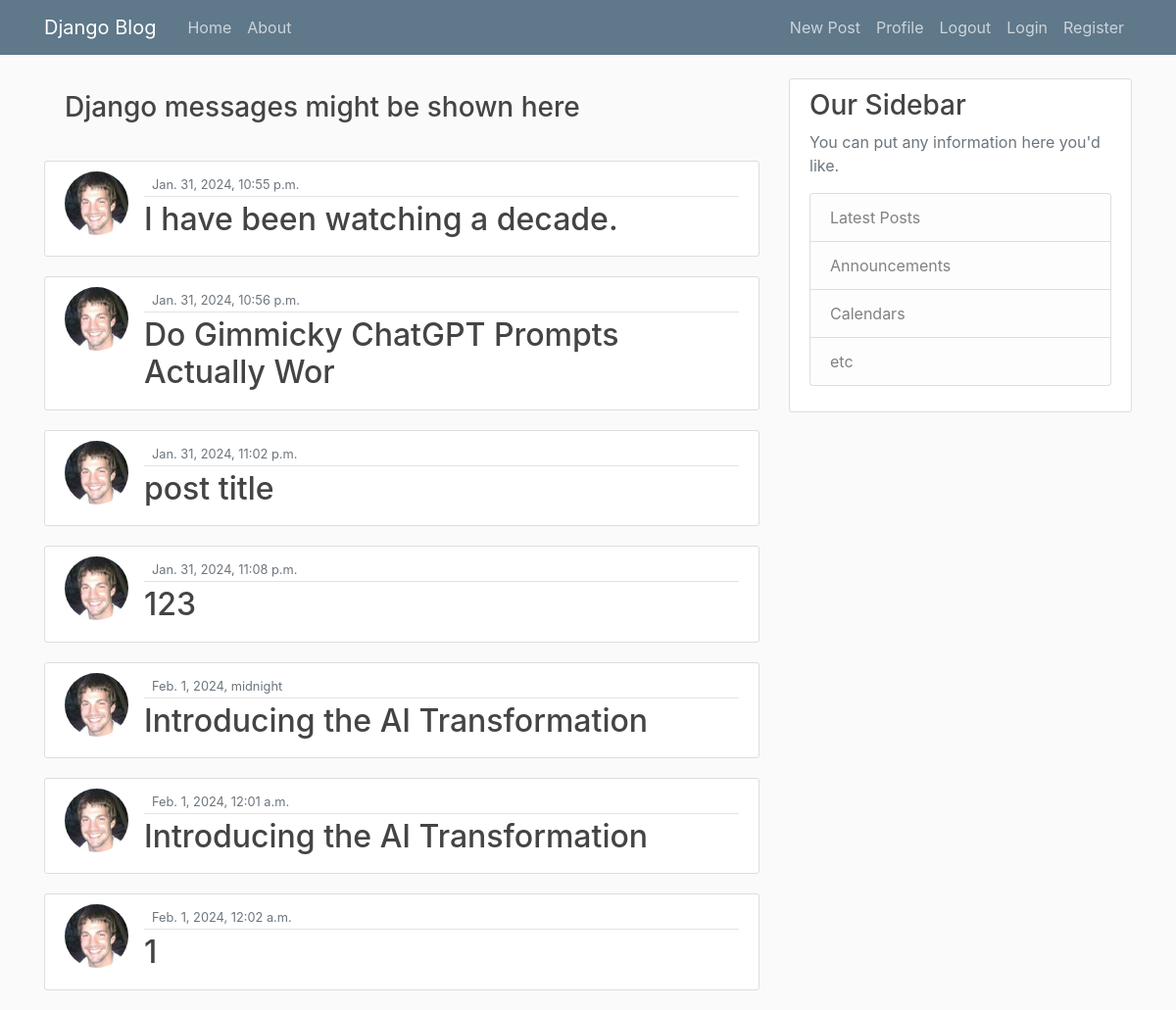
The page / on the database its author committed.
### madaminov/models.py (models this page shows, shortened)
class BaseModel(models.Model):
    created_at = models.DateTimeField(auto_now_add=True)
    updated_at = models.DateTimeField(auto_now=True)
    class Meta:
        abstract = True

class Post(BaseModel):
    title = models.CharField(max_length=40)
    content = models.TextField(null=True)
    class Meta:
        verbose_name_plural = "Posts"
        verbose_name = 'Post'

### madaminov/views.py (the view)
# urls.py: path('', HomePageView.as_view(), name='home-page'),
class HomePageView(ListView):
    model = Post
    template_name = "blog/home.html"
    context_object_name = "posts"

### templates/blog/home.html (shortened to what this page needs)
{% load static %}
<!DOCTYPE html>
<html>
<head>
    <link rel="stylesheet" href="https://maxcdn.bootstrapcdn.com/bootstrap/4.0.0/css/bootstrap.min.css">
    <link rel="stylesheet" type="text/css" href="{% static 'assets/main.css' %}">
</head>
<body>
    <header class="site-header">
      <nav class="navbar navbar-expand-md navbar-dark bg-steel fixed-top">
        <div class="container">
          <a class="navbar-brand mr-4" href="{% url 'blog:home-page' %}">Django Blog</a>
          <div class="collapse navbar-collapse" id="navbarToggle">
            <div class="navbar-nav mr-auto">
              <a class="nav-item nav-link" href="{% url 'blog:home-page' %}">Home</a>
              <a class="nav-item nav-link" href="{% url 'blog:about-page' %}">About</a>
            </div>
            <div class="navbar-nav">
                <a class="nav-item nav-link" href="{% url 'blog:post-form-page' %}">New Post</a>
                <a class="nav-item nav-link" href="{% url 'blog:user-posts-page' %}">Profile</a>
                <a class="nav-item nav-link" href="{% url 'blog:logout-page' %}">Logout</a>
                <a class="nav-item nav-link" href="{% url 'blog:login-page' %}">Login</a>
                <a class="nav-item nav-link" href="{% url 'blog:register-page' %}">Register</a>
            </div>
          </div>
        </div>
      </nav>
    </header>
    <main role="main" class="container">
      <div class="row">
        <div class="col-md-8">
              <div class="alert alert-{{ message.tags }}">
                <h3>Django messages might be shown here</h3>
              </div>
            {% for post in posts %}
              <article class="media content-section">
                <img class="rounded-circle article-img" src="{% static 'assets/corey.jpeg' %}">
                <div class="media-body">
                  <div class="article-metadata">
                    <small class="text-muted">{{ post.created_at }}</small>
                  </div>
                  <h2><a class="article-title" href="{% url 'blog:post-detail-page' post.id %}">{{ post.title }}</a></h2>
                </div>
              </article>
            {% endfor %}
        </div>
        <div class="col-md-4">
          <div class="content-section">
            <h3>Our Sidebar</h3>
            <p class='text-muted'>You can put any information here you'd like.
              <ul class="list-group">
                <li class="list-group-item list-group-item-light">Latest Posts</li>
                <li class="list-group-item list-group-item-light">Announcements</li>
                <li class="list-group-item list-group-item-light">Calendars</li>
                <li class="list-group-item list-group-item-light">etc</li>
              </ul>
            </p>
          </div>
        </div>
      </div>
    </main>
</body>
</html>

### madaminov/static/assets/main.css (style rules this page uses)
body { background: #fafafa; color: #333333; margin-top: 5rem; }
h1, h2, h3, h4, h5, h6 { color: #444444; }
ul { margin: 0; }
.bg-steel { background-color: #5f788a; }
.site-header .navbar-nav .nav-link { color: #cbd5db; }
.content-section { background: #ffffff; padding: 10px 20px; border: 1px solid #dddddd; border-radius: 3px; margin-bottom: 20px; }
.article-title { color: #444444; }
.article-img { height: 65px; width: 65px; margin-right: 16px; }
.article-metadata { padding-bottom: 1px; margin-bottom: 4px; border-bottom: 1px solid #e3e3e3 }

### rows shown on the page
Post: created_at "Jan. 31, 2024, 10:55 p.m.", title "I have been watching a decade."
Post: created_at "Jan. 31, 2024, 10:56 p.m.", title "Do Gimmicky ChatGPT Prompts Actually Wor"
Post: created_at "Jan. 31, 2024, 11:02 p.m.", title "post title"
Post: created_at "Jan. 31, 2024, 11:08 p.m.", title "123"
Post: created_at "Feb. 1, 2024, midnight", title "Introducing the AI Transformation"
Post: created_at "Feb. 1, 2024, 12:01 a.m.", title "Introducing the AI Transformation"
Post: created_at "Feb. 1, 2024, 12:02 a.m.", title "1"
